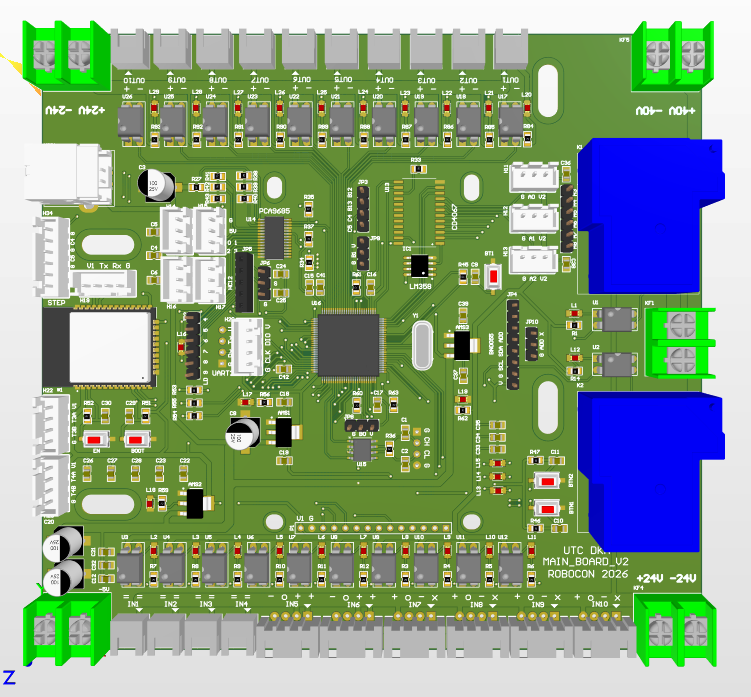
#> input picture pcb/img/main_board.png, 751 x 697 px, given in place of the camera
$ python preprocessing.py
#> lines starting #> are read from the running program, lines starting #| are printed output that depends on the picture
import cv2
import numpy as np
import subprocess
import logging

logging.basicConfig(level=logging.INFO, format='%(levelname)s: %(message)s')

class RobotPreprocessing:
    def __init__(self, device_path="/dev/video0", clip_limit=1.5, tile_size=(8, 8)):
        self.device_path = device_path
        self.clahe = cv2.createCLAHE(clipLimit=clip_limit, tileGridSize=tile_size)
        self.denoise_kernel = np.ones((3, 3), np.uint8)
        self.lock_hardware_controls()

    def lock_hardware_controls(self):
        try:
            subprocess.run(['v4l2-ctl', '-d', self.device_path, '-c', 'white_balance_automatic=0'], check=True)
#> (this line was passed over: subprocess is not available in this run)
            subprocess.run(['v4l2-ctl', '-d', self.device_path, '-c', 'white_balance_temperature=4600'], check=True)
#> (this line was passed over: subprocess is not available in this run)
            subprocess.run(['v4l2-ctl', '-d', self.device_path, '-c', 'auto_exposure=1'], check=True)
#> (this line was passed over: subprocess is not available in this run)
            subprocess.run(['v4l2-ctl', '-d', self.device_path, '-c', 'exposure_time_absolute=600'], check=True)
#> (this line was passed over: subprocess is not available in this run)
            subprocess.run(['v4l2-ctl', '-d', self.device_path, '-c', 'gain=3'], check=True)
#> (this line was passed over: subprocess is not available in this run)
#> further down, frame is the input picture: shape (697, 751, 3); mean B, G, R 133.2, 160.2, 136.5
            logging.info("--- HARDWARE LOCKED SUCCESSFULLY: MANUAL MODE ENABLED ---")
        except Exception as e:
            logging.error(f"Lỗi khóa phần cứng: {e}.")

    def enhance_contrast_adaptive(self, frame):
        lab = cv2.cvtColor(frame, cv2.COLOR_BGR2LAB)
#> lab: shape (697, 751, 3); mean of channels 0, 1, 2 166, 119.2, 140.6
        l, a, b = cv2.split(lab)
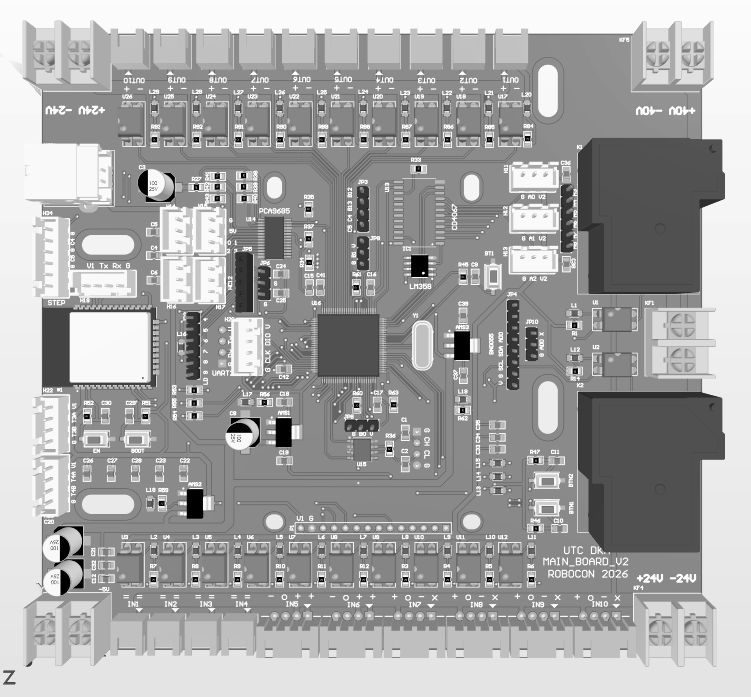
#> l: shape (697, 751); min 0, max 255, mean 166
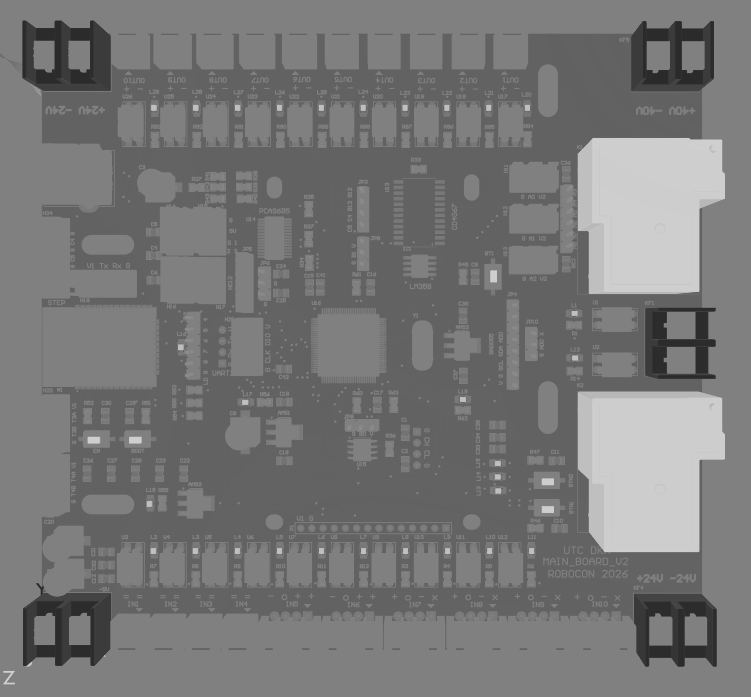
#> a: shape (697, 751); min 42, max 207, mean 119.2
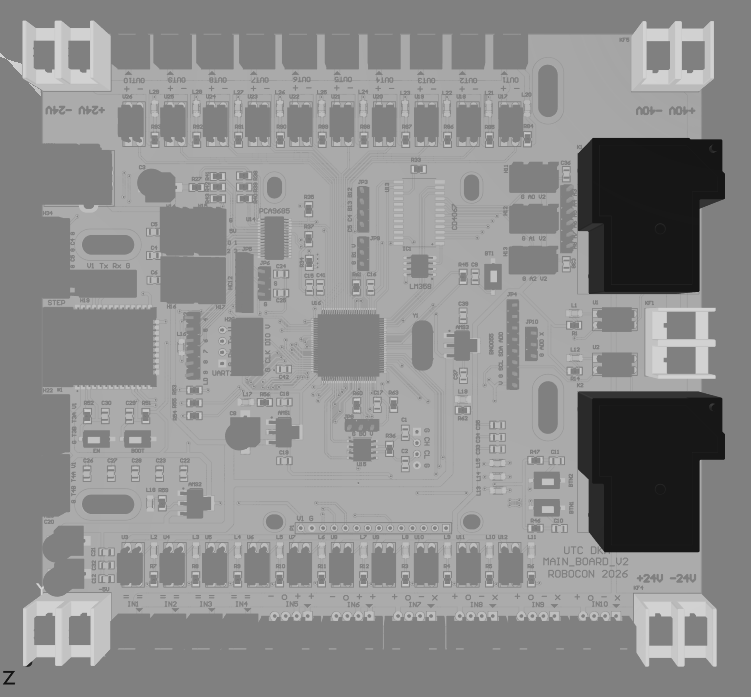
#> b: shape (697, 751); min 20, max 212, mean 140.6
        l_enhanced = self.clahe.apply(l)
        enhanced_lab = cv2.merge((l_enhanced, a, b))
#> enhanced_lab: shape (697, 751, 3); mean of channels 0, 1, 2 160.5, 119.2, 140.6
        return cv2.cvtColor(enhanced_lab, cv2.COLOR_LAB2BGR)
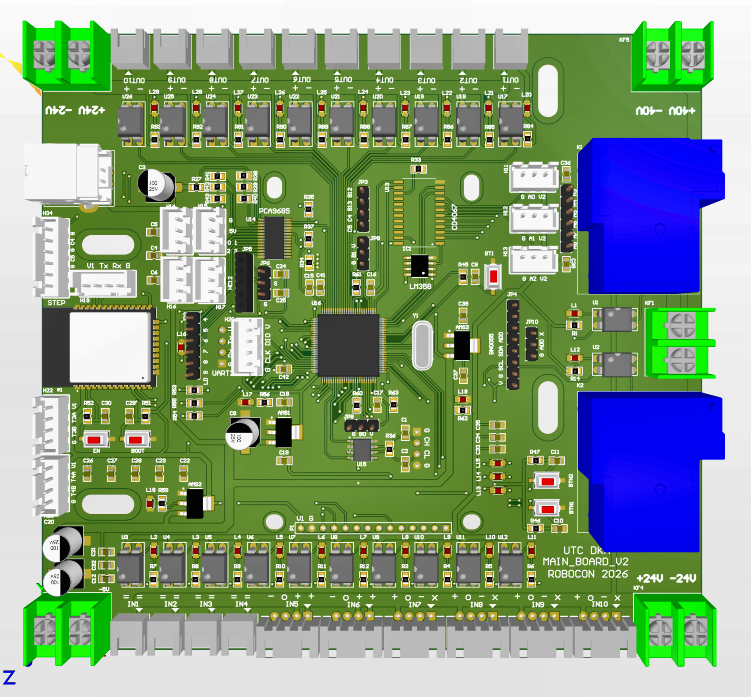
#> returned value: shape (697, 751, 3); mean B, G, R 128.3, 155.1, 132

    def quick_denoise(self, frame):
        return cv2.morphologyEx(frame, cv2.MORPH_OPEN, self.denoise_kernel)
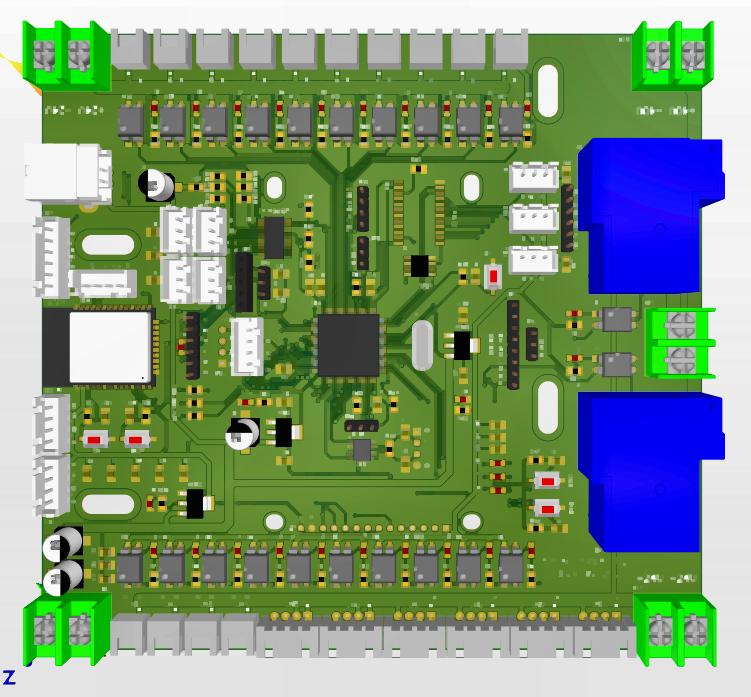
#> returned value: shape (697, 751, 3); mean of channels 0, 1, 2 120.7, 149.9, 126; drawn as B, G, R

    def run_pipeline(self, frame):
        if frame is None:
            return None

        frame = self.enhance_contrast_adaptive(frame)
        frame = self.quick_denoise(frame)

        return frame

if __name__ == "__main__":
    cap = cv2.VideoCapture(0)
    preprocessor = RobotPreprocessing()

    while True:
        ret, frame = cap.read()
        if not ret: break

        processed_frame = preprocessor.run_pipeline(frame)

        cv2.imshow("Original", frame)
        cv2.imshow("Preprocessed", processed_frame)

        if cv2.waitKey(1) & 0xFF == ord('q'):
#> (key q is pressed here)
            break
    cap.release()
    cv2.destroyAllWindows()

$ run again, on pcb/img/pid_board_1.png
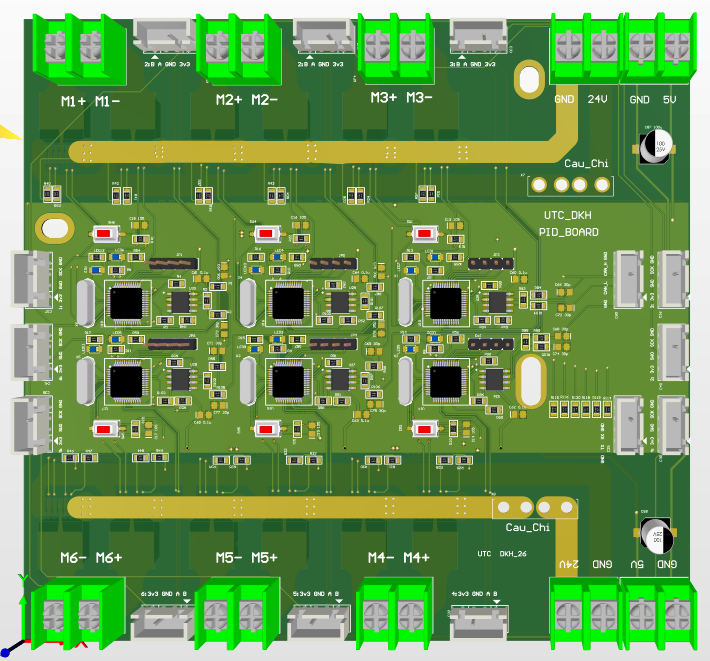
#> input picture pcb/img/pid_board_1.png, 710 x 661 px, given in place of the camera
#> frame is the input picture: shape (661, 710, 3); mean B, G, R 86.2, 151.2, 108.7
#> lab: shape (661, 710, 3); mean of channels 0, 1, 2 149.2, 104.8, 156.6
#> in enhance_contrast_adaptive, `l, a, b = cv2.split(lab)`:
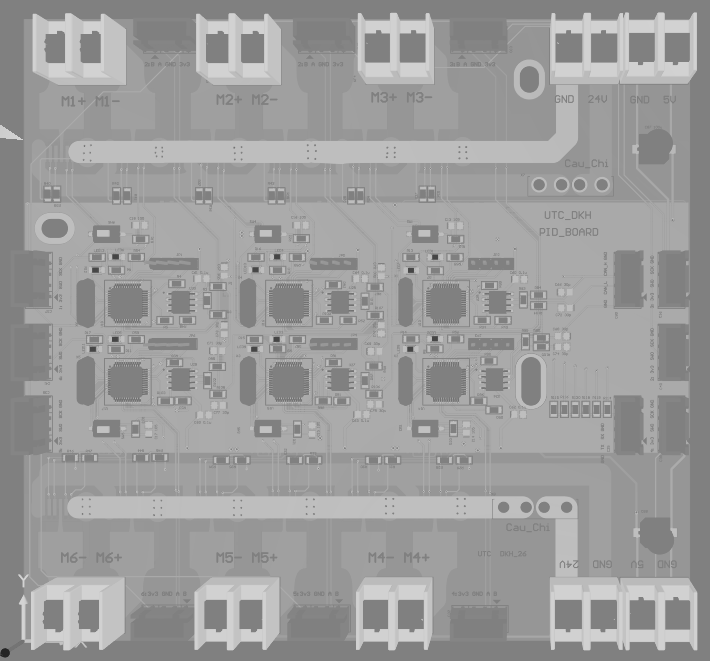
#> b: shape (661, 710); min 33, max 211, mean 156.6
#> enhanced_lab: shape (661, 710, 3); mean of channels 0, 1, 2 143.9, 104.8, 156.6
#> in quick_denoise, `return cv2.morphologyEx(frame, cv2.MORPH_OPEN, self.denoise_kernel)`:
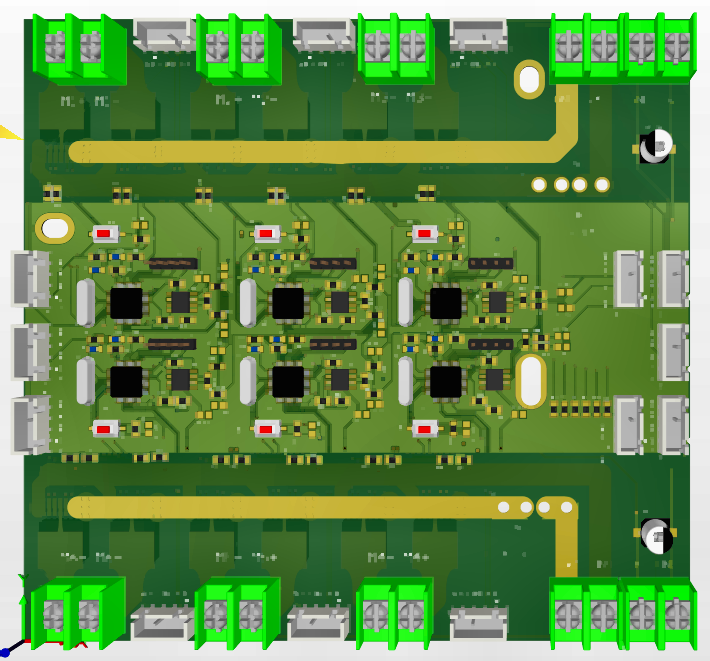
#> returned value: shape (661, 710, 3); mean of channels 0, 1, 2 75.2, 141.3, 98.3; drawn as B, G, R

$ run again, on pcb/img/pid_board_2.png
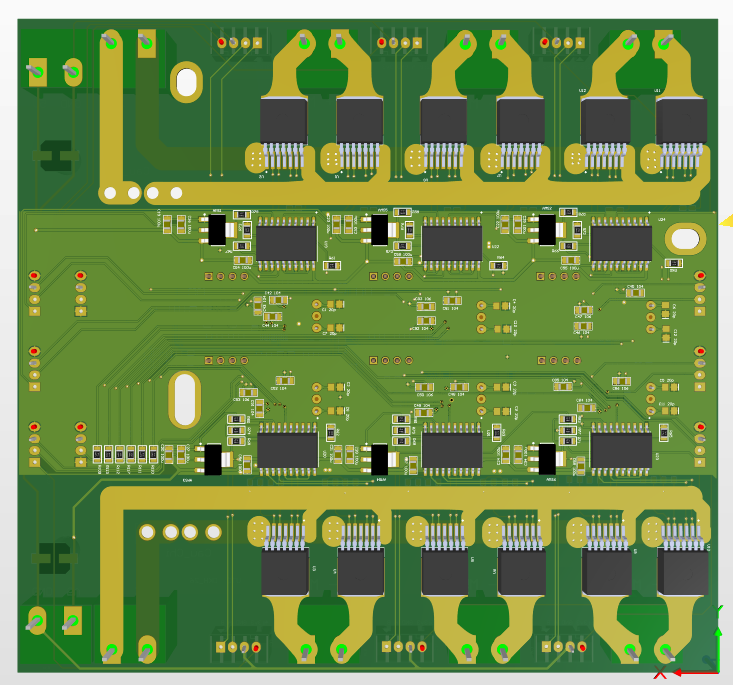
#> input picture pcb/img/pid_board_2.png, 733 x 685 px, given in place of the camera
#> frame is the input picture: shape (685, 733, 3); mean B, G, R 75.6, 139.2, 110
#> lab: shape (685, 733, 3); mean of channels 0, 1, 2 138.8, 107.9, 158.2
#> in enhance_contrast_adaptive, `l, a, b = cv2.split(lab)`:
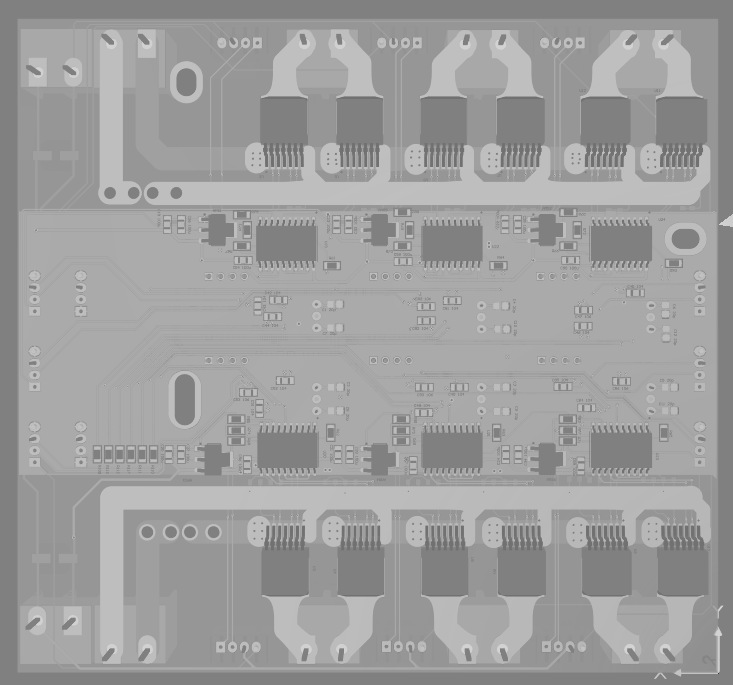
#> b: shape (685, 733); min 59, max 211, mean 158.2
#> enhanced_lab: shape (685, 733, 3); mean of channels 0, 1, 2 137.8, 107.9, 158.2
#> in quick_denoise, `return cv2.morphologyEx(frame, cv2.MORPH_OPEN, self.denoise_kernel)`:
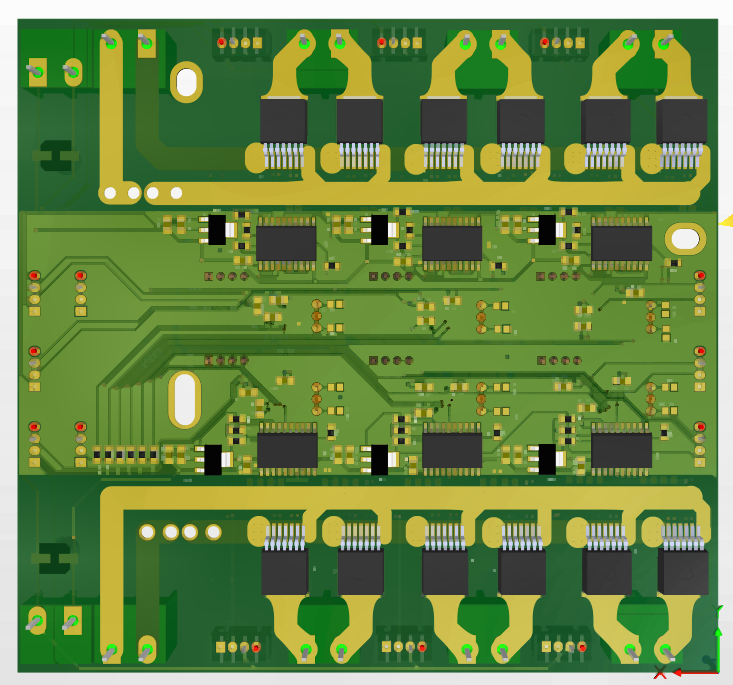
#> returned value: shape (685, 733, 3); mean of channels 0, 1, 2 71.1, 135.3, 105.6; drawn as B, G, R
